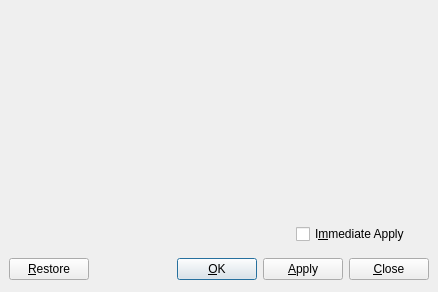
<?xml version="1.0" encoding="UTF-8"?>
<ui version="4.0">
 <class>InsetParamsUi</class>
 <widget class="QDialog" name="InsetParamsUi">
  <property name="geometry">
   <rect>
    <x>0</x>
    <y>0</y>
    <width>438</width>
    <height>292</height>
   </rect>
  </property>
  <property name="focusPolicy">
   <enum>Qt::NoFocus</enum>
  </property>
  <property name="windowTitle">
   <string>Inset Parameter Configuration</string>
  </property>
  <layout class="QGridLayout">
   <property name="margin">
    <number>9</number>
   </property>
   <property name="spacing">
    <number>6</number>
   </property>
   <item row="2" column="0" colspan="2">
    <spacer>
     <property name="orientation">
      <enum>Qt::Horizontal</enum>
     </property>
     <property name="sizeHint" stdset="0">
      <size>
       <width>281</width>
       <height>31</height>
      </size>
     </property>
    </spacer>
   </item>
   <item row="2" column="2">
    <widget class="QCheckBox" name="synchronizedViewCB">
     <property name="layoutDirection">
      <enum>Qt::LeftToRight</enum>
     </property>
     <property name="text">
      <string>I&amp;mmediate Apply</string>
     </property>
    </widget>
   </item>
   <item row="3" column="0" colspan="3">
    <layout class="QHBoxLayout">
     <property name="spacing">
      <number>6</number>
     </property>
     <property name="margin">
      <number>0</number>
     </property>
     <item>
      <widget class="QPushButton" name="restorePB">
       <property name="text">
        <string>&amp;Restore</string>
       </property>
       <property name="autoDefault">
        <bool>false</bool>
       </property>
      </widget>
     </item>
     <item>
      <spacer>
       <property name="orientation">
        <enum>Qt::Horizontal</enum>
       </property>
       <property name="sizeHint" stdset="0">
        <size>
         <width>31</width>
         <height>27</height>
        </size>
       </property>
      </spacer>
     </item>
     <item>
      <widget class="QPushButton" name="okPB">
       <property name="text">
        <string>&amp;OK</string>
       </property>
       <property name="default">
        <bool>true</bool>
       </property>
      </widget>
     </item>
     <item>
      <widget class="QPushButton" name="applyPB">
       <property name="text">
        <string>&amp;Apply</string>
       </property>
       <property name="autoDefault">
        <bool>false</bool>
       </property>
      </widget>
     </item>
     <item>
      <widget class="QPushButton" name="closePB">
       <property name="text">
        <string>&amp;Close</string>
       </property>
       <property name="autoDefault">
        <bool>false</bool>
       </property>
      </widget>
     </item>
    </layout>
   </item>
   <item row="1" column="0" colspan="3">
    <spacer>
     <property name="orientation">
      <enum>Qt::Vertical</enum>
     </property>
     <property name="sizeHint" stdset="0">
      <size>
       <width>351</width>
       <height>16</height>
      </size>
     </property>
    </spacer>
   </item>
   <item row="0" column="0" colspan="2">
    <widget class="QStackedWidget" name="stackedWidget">
     <property name="currentIndex">
      <number>1</number>
     </property>
     <widget class="QWidget" name="page"/>
     <widget class="QWidget" name="page_2"/>
    </widget>
   </item>
  </layout>
 </widget>
 <tabstops>
  <tabstop>synchronizedViewCB</tabstop>
  <tabstop>restorePB</tabstop>
  <tabstop>okPB</tabstop>
  <tabstop>applyPB</tabstop>
  <tabstop>closePB</tabstop>
 </tabstops>
 <includes>
  <include location="local">qt_i18n.h</include>
 </includes>
 <resources/>
 <connections/>
</ui>
